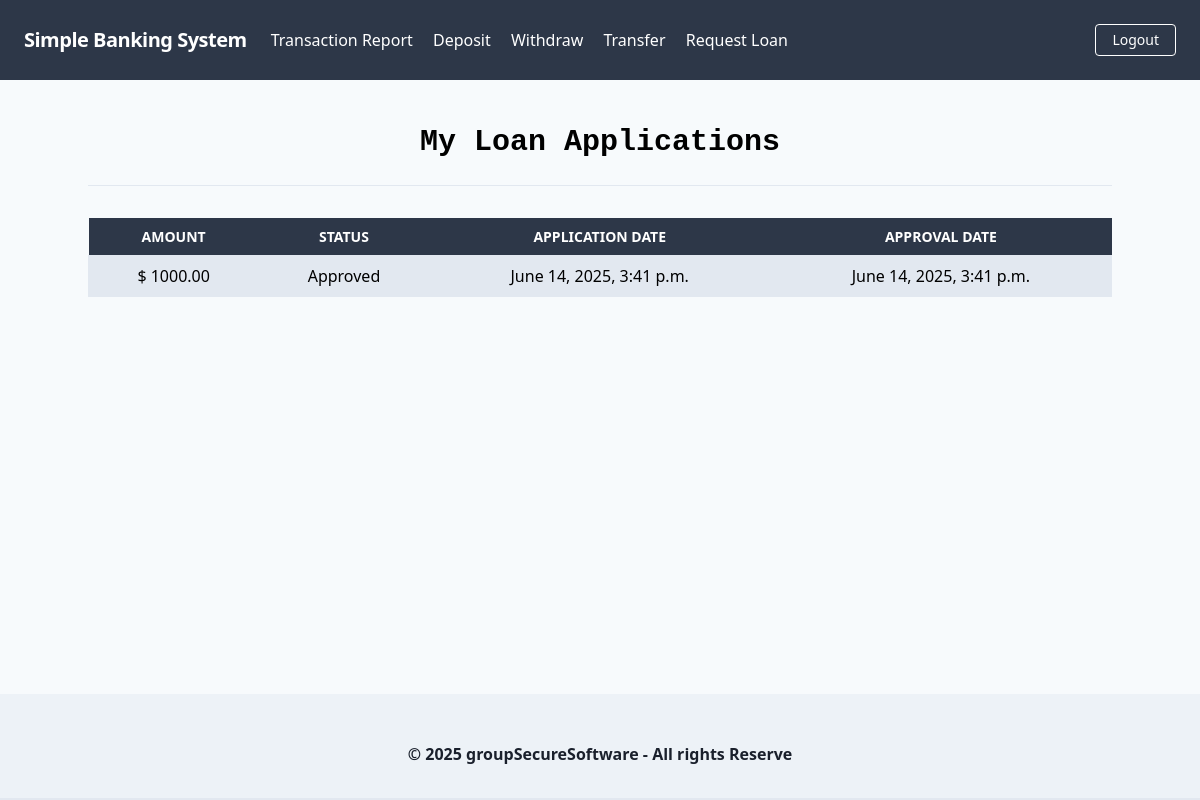
Page /transactions/loans/ (signed in) on the committed database.
### transactions/models.py (models this page shows, shortened)
class LoanApplication(models.Model):
    user_account = models.ForeignKey(
        UserBankAccount,
        related_name='loan_applications',
        on_delete=models.CASCADE
    )
    amount = models.DecimalField(decimal_places=2, max_digits=12)
    status = models.CharField(
        max_length=10,
        choices=LOAN_STATUS_CHOICES,
        default=PENDING
    )
    application_date = models.DateTimeField(auto_now_add=True)
    approval_date = models.DateTimeField(null=True, blank=True)

### transactions/views.py (the view)
# urls.py: path("loans/", LoanListView.as_view(), name="loan_list"),
class LoanListView(LoginRequiredMixin, ListView):
    model = LoanApplication
    template_name = 'transactions/loan_list.html'
    context_object_name = 'loans'
    def get_queryset(self):
        return LoanApplication.objects.filter(user_account=self.request.user.account)

### templates/transactions/loan_list.html (shortened to what this page needs)
{% extends 'core/base.html' %}
{% block content %}
<h1 class="font-mono font-bold text-3xl text-center pb-5 pt-10">My Loan Applications</h1>
<hr />
{% if not loans %}
    <p class="text-center mt-8">You have not applied for any loans.</p>
{% else %}
    <table class="table-auto mx-auto w-full mt-8">
        <thead class="bg-gray-800 text-white">
        <tr class="uppercase font-semibold text-sm">
            <th class="px-4 py-2">Amount</th>
            <th class="px-4 py-2">Status</th>
            <th class="px-4 py-2">Application Date</th>
            <th class="px-4 py-2">Approval Date</th>
        </tr>
        </thead>
        <tbody>
        {% for loan in loans %}
        <tr class="{% cycle 'bg-gray-300' 'bg-white-100' %}">
            <td class="border px-4 py-2 text-center">$ {{ loan.amount }}</td>
            <td class="border px-4 py-2 text-center">{{ loan.get_status_display }}</td>
            <td class="border px-4 py-2 text-center">{{ loan.application_date }}</td>
            <td class="border px-4 py-2 text-center">{{ loan.approval_date|default:"N/A" }}</td>
        </tr>
        {% endfor %}
        </tbody>
    </table>
{% endif %}
{% endblock %}

### rows in the picture
LoanApplication: amount "1000.00", status "Approved", application_date "June 14, 2025, 3:41 p.m.", approval_date "June 14, 2025, 3:41 p.m."
